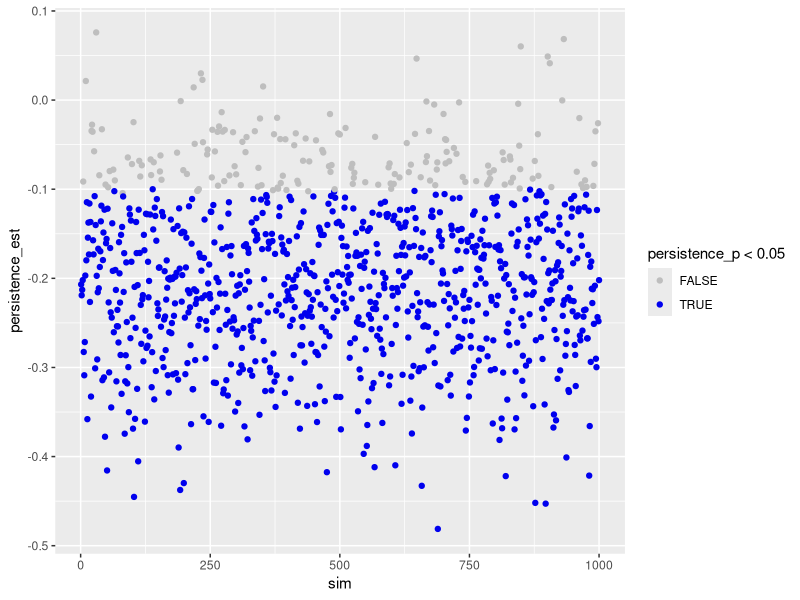
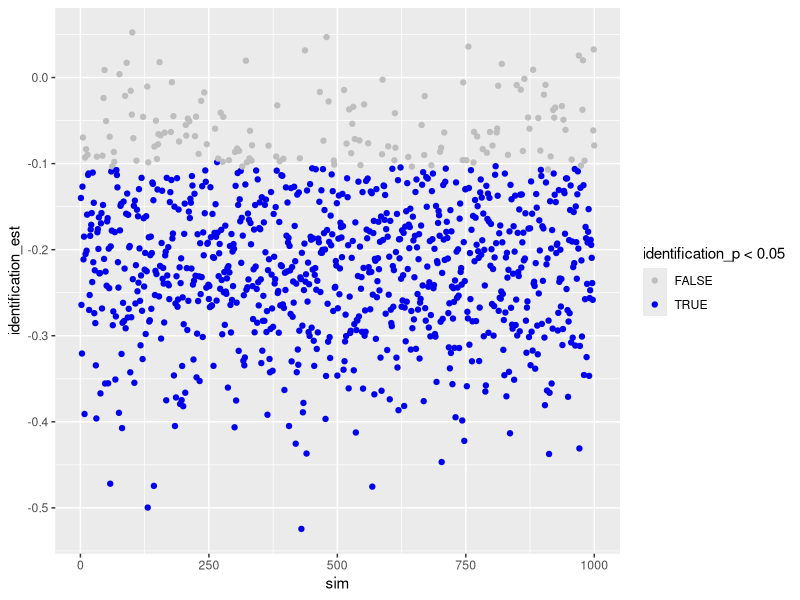

R code for these plots, in order:
## ---- chunk 1
knitr::opts_chunk$set(echo = TRUE)
# set.seed(1)
options(scipen = 10000)
## ---- chunk 2
library(broom)
library(ggplot2)
library(magrittr)
library(tidyverse)
## ---- chunk 3
generate_design <- function(groupsize, 
                            persis, 
                            ident, 
                            topics, 
                            repetition, 
                            ...){
  
  # function generates underlying (empty) datastructure
  
  # count number of groups
  groups <- persis * ident * topics * repetition
  
  # make datastructure
  expand.grid(
    participant = 1:groupsize, 
    persistence = 1:persis - 1, # -1 to make binary
    identification = 1:ident - 1, 
    topic = 1:topics,
    repetition = 1:repetition) %>% 
    as.data.frame() %>% 
    rownames_to_column("id") %>% 
    mutate(
      group = rep(c(1:groups), each = groupsize))
}

sim_d <- function(d_frame, 
                  seed, # make results reproducible
                  effects, # vector of effects we anticipate
                  sd, 
                  groupsize, 
                  ...){
  
  # function to simulate data

  # set.seed(seed)  # uncomment to make results reproducible
  
  # compute how many participants per cell (exp. condition)
  n_cell <- groupsize_n * topics_n * repetition_n
  
  # create the DV. 
  # For now, this will be standardized, bc. of lack of concrete data

  # version 1: if-else # produces weird results
  # d_frame %<>%
  #   mutate(words = 
  #     ifelse(persistence == 0 & identification == 0, rnorm(n_cell, effects["pers0_iden_0_m"], sd),
  #        ifelse(persistence == 0 & identification == 1, rnorm(n_cell, effects["pers0_iden_1_m"], sd),
  #            ifelse(persistence == 1 & identification == 0, rnorm(n_cell, effects["pers1_iden_0_m"], sd),
  #                rnorm(n_cell, effects["pers1_iden_1_m"], sd))))
  #          )
  
  # version 2: filter
  d_frame$words <- 999
  for(i in 1 : repetition_n) {
    d_frame[d_frame$persistence == 0 & d_frame$identification == 0 & d_frame$repetition == i, ]$words <- 
      rnorm(groupsize_n, effects["pers0_iden_0_m"], sd)
    d_frame[d_frame$persistence == 0 & d_frame$identification == 1 & d_frame$repetition == i, ]$words <- 
      rnorm(groupsize_n, effects["pers0_iden_1_m"], sd)
    d_frame[d_frame$persistence == 1 & d_frame$identification == 0 & d_frame$repetition == i, ]$words <- 
      rnorm(groupsize_n, effects["pers1_iden_0_m"], sd)
    d_frame[d_frame$persistence == 1 & d_frame$identification == 1 & d_frame$repetition == i, ]$words <- 
      rnorm(groupsize_n, effects["pers1_iden_1_m"], sd)
  }
    
  return(d_frame)
}

analyze_d <- function(object, ...) {

  # function to analyze data and to extract results
  
  # get means
  means <- group_by(object, persistence, identification) %>% 
    summarize(mean = mean(words), .groups = 'drop')
  
  # get estimates from regression
  fit <- lm(words ~ persistence + identification, object)
  fit_res <- tidy(fit)
  
  # combine result
  results <- data.frame(
    per0_ide0_m = filter(means, persistence == 0, identification == 0)$mean,
    per0_ide1_m = filter(means, persistence == 0, identification == 1)$mean,
    per1_ide0_m = filter(means, persistence == 1, identification == 0)$mean,
    per1_ide1_m = filter(means, persistence == 1, identification == 1)$mean,
    persistence_est = fit_res[fit_res$term == "persistence",]$estimate,
    persistence_p = fit_res[fit_res$term == "persistence",]$p.value,
    identification_est = fit_res[fit_res$term == "identification",]$estimate,
    identification_p = fit_res[fit_res$term == "identification",]$p.value,
    n = glance(fit)$nobs
  ) 
  return(results)
}

des_sim_fit <- function(...){
  
  # function to report and extract results
  
  d_frame <- generate_design(...)
  # words <- sim_d(d_frame, ...)
  # d <- cbind(d_frame, words)
  d <- sim_d(d_frame, ...)
  analyze_d(d)
}
## ---- chunk 4
# study design
groupsize_n   <- 20
persis_n      <- 2
ident_n       <- 2 
topics_n      <- 3
repetition_n  <- 6

# overall sample size
sample_size <- groupsize_n * persis_n * ident_n * topics_n * repetition_n
## ---- chunk 5
# create design frame
d_frame <- generate_design(
  groupsize  = groupsize_n,
  persis     = persis_n,  
  ident      = ident_n,     
  topics     = topics_n,  
  repetition = repetition_n
  )
d_frame
## ---- chunk 6
xtabs(~persistence + identification + topic + repetition, d_frame)
## ---- chunk 7
pers0_iden_0_m <- 0
pers0_iden_1_m <- -.2
pers1_iden_0_m <- -.2
pers1_iden_1_m <- -.4
effects_est <- c(pers0_iden_0_m, pers0_iden_1_m, pers1_iden_0_m, pers1_iden_1_m)
names(effects_est) <- c("pers0_iden_0_m", "pers0_iden_1_m", "pers1_iden_0_m", "pers1_iden_1_m")
sd_est <- 1
## ---- chunk 8
d <- sim_d(d_frame, seed = 1, effects_est, sd_est, groupsize_n)
## ---- chunk 9
means <- d %>% 
  group_by(persistence, identification) %>% 
  summarize(mean = mean(words), .groups = 'drop')
means
## ---- chunk 10
lm(words ~ persistence + identification, d) %>% 
  summary()
## ---- chunk 11
n_sim <- 1000
## ---- chunk 12
sims <-
  tibble(sim = 1:n_sim) %>% 
  mutate(
    effect = map(sim, 
                 des_sim_fit, 
                 groupsize = groupsize_n, 
                 persis = persis_n, 
                 ident = ident_n, 
                 topics = topics_n, 
                 repetition = repetition_n, 
                 effects = effects_est, 
                 sd = sd_est)
    ) %>%
  unnest(effect) %>%
  as.data.frame()
sims
## ---- chunk 13
ggplot(sims) +
  geom_point(aes(sim, persistence_est, color = persistence_p < .05)) + 
  scale_color_manual(values = c("grey", "blue2"))
## ---- chunk 14
ggplot(sims) +
  geom_point(aes(sim, identification_est, color = identification_p < .05)) + 
  scale_color_manual(values = c("grey", "blue2"))
## ---- chunk 15
apply(sims[c("per0_ide0_m", "per0_ide1_m", "per1_ide0_m", "per1_ide1_m")], 2, mean)
## ---- chunk 16
power <- data.frame(
  persistence = sum(sims$persistence_p < .05 & sims$persistence_est < 0) / n_sim,
  identification = sum(sims$identification_p < .05 & sims$identification_est < 0) / n_sim
)
print(power)
